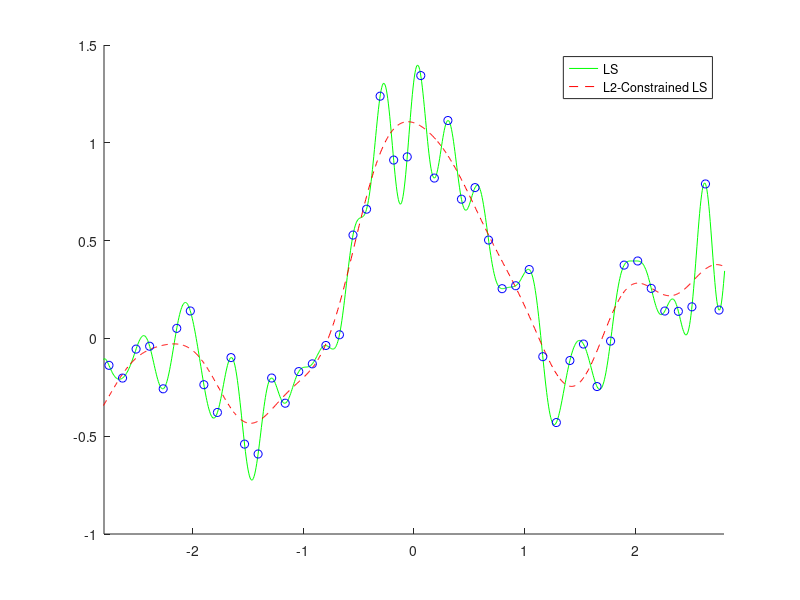

This chart was generated by the following MATLAB code:
n = 50; N = 1000;
x = linspace(-3, 3, n)';
X = linspace(-3, 3, N)';
pix = pi * x;
y = sin(pix) ./ (pix) + 0.1 * x + 0.2 * randn(n, 1);
x2 = x.^2;
X2 = X.^2;
hh = 2 * 0.3 ^ 2; l = 0.1;
k = exp(-(repmat(x2, 1, n) + repmat(x2', n, 1) - 2 * (x * x')) / hh);
K = exp(-(repmat(X2, 1, n) + repmat(x2', N, 1) - 2 * (X * x')) / hh);
t1 = k \ y; F1 = K * t1;
t2 = (k ^ 2 + l * eye(n)) \ (k * y);
F2 = K * t2;

figure(1); clf; hold on; axis([-2.8 2.8 -1 1.5]);
plot(X,F1,'g-'); plot(X,F2,'r--');plot(x, y, 'bo');
legend('LS', 'L2-Constrained LS');